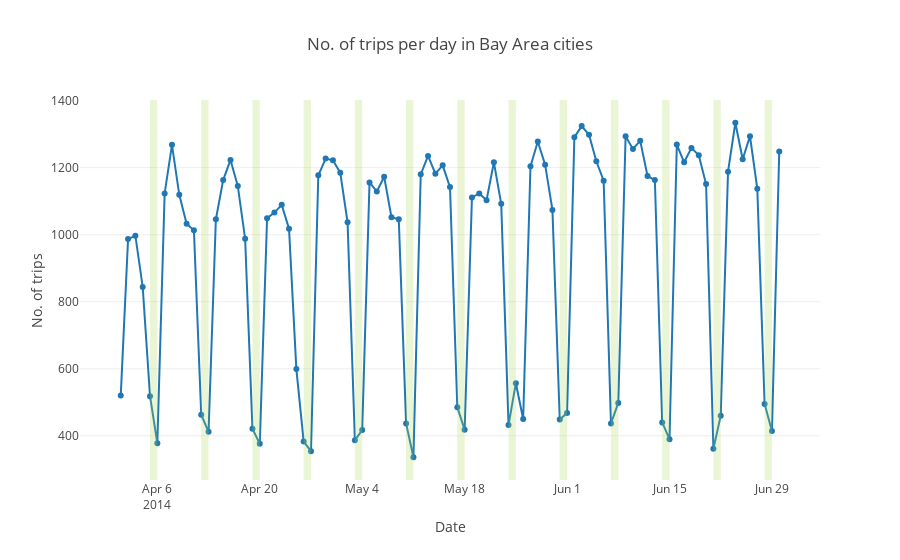

The code cell stored with this chart in its notebook:
### Markdown cell above
This chart clearly indicates that the ridership goes down on weekends. Why was ridership low on May 26, 2014, though? The answer is [here](https://www.timeanddate.com/holidays/us/memorial-day).

Another way to highlight the weekends, is to draw boxes through shapes in Plotly. Let's see how.

### Code cell
configure_plotly_browser_state()
trace1 = go.Scatter(
    x=trip_count_q2_2014.start_Date,
    y=trip_count_q2_2014.id,
    mode='markers+lines',
)

shapes=[]
weekend_dates=trip_count_q2_2014[trip_count_q2_2014.is_weekend==1].start_Date

box_color=chosen_colors[-1]

for i in weekend_dates[::2]:
    shapes.append(
        {
            'type':'rect',
            'xref':'x',
            'x0':i,
            'x1':i+datetime.timedelta(days=1),
            'yref':'paper',
            'y0':0,
            'y1':1,
            'fillcolor': box_color,
            'opacity':0.25,
            'line': {
                'width': 0,
            }
        }
    )

data=[trace1]

figure = go.Figure(data=data, layout=layout)

figure['layout'].update(
    shapes=shapes
)

ply.iplot(figure)

### Figure 1 — Plotly figure (JSON) as saved in the notebook; plotly's stock layout.template omitted (floating-point values rounded to 4 significant figures)
{"data": [{"y": [520, 987, 997, 844, 518, 378, 1123, 1268, 1119, 1033, 1013, 463, 412, 1046, 1163, 1223, 1145, 988, 421, 376, 1049, 1066, 1089, 1018, 599, 383, 354, 1177, 1227, 1222, 1185, 1037, 387, 417, 1156, 1129, 1173, 1052, 1046, 437, 336, 1180, 1235, 1182, 1207, 1142, 485, 418, 1111, 1123, 1103, 1216, 1092, 432, 557, 450, 1204, 1278, 1209, 1074, 449, 468, 1291, 1324, 1298, 1219, 1161, 437, 498, 1294, 1256, 1280, 1175, 1163, 440, 390, 1269, 1216, 1259, 1237, 1151, 361, 460, 1188, 1334, 1225, 1294, 1137, 495, 414, 1248], "x": ["2014-04-01", "2014-04-02", "2014-04-03", "2014-04-04", "2014-04-05", "2014-04-06", "2014-04-07", "2014-04-08", "2014-04-09", "2014-04-10", "2014-04-11", "2014-04-12", "2014-04-13", "2014-04-14", "2014-04-15", "2014-04-16", "2014-04-17", "2014-04-18", "2014-04-19", "2014-04-20", "2014-04-21", "2014-04-22", "2014-04-23", "2014-04-24", "2014-04-25", "2014-04-26", "2014-04-27", "2014-04-28", "2014-04-29", "2014-04-30", "2014-05-01", "2014-05-02", "2014-05-03", "2014-05-04", "2014-05-05", "2014-05-06", "2014-05-07", "2014-05-08", "2014-05-09", "2014-05-10", "2014-05-11", "2014-05-12", "2014-05-13", "2014-05-14", "2014-05-15", "2014-05-16", "2014-05-17", "2014-05-18", "2014-05-19", "2014-05-20", "2014-05-21", "2014-05-22", "2014-05-23", "2014-05-24", "2014-05-25", "2014-05-26", "2014-05-27", "2014-05-28", "2014-05-29", "2014-05-30", "2014-05-31", "2014-06-01", "2014-06-02", "2014-06-03", "2014-06-04", "2014-06-05", "2014-06-06", "2014-06-07", "2014-06-08", "2014-06-09", "2014-06-10", "2014-06-11", "2014-06-12", "2014-06-13", "2014-06-14", "2014-06-15", "2014-06-16", "2014-06-17", "2014-06-18", "2014-06-19", "2014-06-20", "2014-06-21", "2014-06-22", "2014-06-23", "2014-06-24", "2014-06-25", "2014-06-26", "2014-06-27", "2014-06-28", "2014-06-29", "2014-06-30"], "type": "scatter", "mode": "markers+lines", "uid": "fcbb1d12-9bda-456c-8178-b87f9297c2ae"}], "layout": {"shapes": [{"opacity": 0.25, "xref": "x", "yref": "paper", "fillcolor": "rgb(166,216,84)", "y1": 1, "y0": 0, "line": {"width": 0}, "x1": "2014-04-06", "type": "rect", "x0": "2014-04-05"}, {"opacity": 0.25, "xref": "x", "yref": "paper", "fillcolor": "rgb(166,216,84)", "y1": 1, "y0": 0, "line": {"width": 0}, "x1": "2014-04-13", "type": "rect", "x0": "2014-04-12"}, {"opacity": 0.25, "xref": "x", "yref": "paper", "fillcolor": "rgb(166,216,84)", "y1": 1, "y0": 0, "line": {"width": 0}, "x1": "2014-04-20", "type": "rect", "x0": "2014-04-19"}, {"opacity": 0.25, "xref": "x", "yref": "paper", "fillcolor": "rgb(166,216,84)", "y1": 1, "y0": 0, "line": {"width": 0}, "x1": "2014-04-27", "type": "rect", "x0": "2014-04-26"}, {"opacity": 0.25, "xref": "x", "yref": "paper", "fillcolor": "rgb(166,216,84)", "y1": 1, "y0": 0, "line": {"width": 0}, "x1": "2014-05-04", "type": "rect", "x0": "2014-05-03"}, {"opacity": 0.25, "xref": "x", "yref": "paper", "fillcolor": "rgb(166,216,84)", "y1": 1, "y0": 0, "line": {"width": 0}, "x1": "2014-05-11", "type": "rect", "x0": "2014-05-10"}, {"opacity": 0.25, "xref": "x", "yref": "paper", "fillcolor": "rgb(166,216,84)", "y1": 1, "y0": 0, "line": {"width": 0}, "x1": "2014-05-18", "type": "rect", "x0": "2014-05-17"}, {"opacity": 0.25, "xref": "x", "yref": "paper", "fillcolor": "rgb(166,216,84)", "y1": 1, "y0": 0, "line": {"width": 0}, "x1": "2014-05-25", "type": "rect", "x0": "2014-05-24"}, {"opacity": 0.25, "xref": "x", "yref": "paper", "fillcolor": "rgb(166,216,84)", "y1": 1, "y0": 0, "line": {"width": 0}, "x1": "2014-06-01", "type": "rect", "x0": "2014-05-31"}, {"opacity": 0.25, "xref": "x", "yref": "paper", "fillcolor": "rgb(166,216,84)", "y1": 1, "y0": 0, "line": {"width": 0}, "x1": "2014-06-08", "type": "rect", "x0": "2014-06-07"}, {"opacity": 0.25, "xref": "x", "yref": "paper", "fillcolor": "rgb(166,216,84)", "y1": 1, "y0": 0, "line": {"width": 0}, "x1": "2014-06-15", "type": "rect", "x0": "2014-06-14"}, {"opacity": 0.25, "xref": "x", "yref": "paper", "fillcolor": "rgb(166,216,84)", "y1": 1, "y0": 0, "line": {"width": 0}, "x1": "2014-06-22", "type": "rect", "x0": "2014-06-21"}, {"opacity": 0.25, "xref": "x", "yref": "paper", "fillcolor": "rgb(166,216,84)", "y1": 1, "y0": 0, "line": {"width": 0}, "x1": "2014-06-29", "type": "rect", "x0": "2014-06-28"}], "hovermode": "closest", "yaxis": {"title": {"text": "No. of trips"}}, "xaxis": {"title": {"text": "Date"}, "showgrid": false}, "title": {"text": "No. of trips per day in Bay Area cities"}}}
